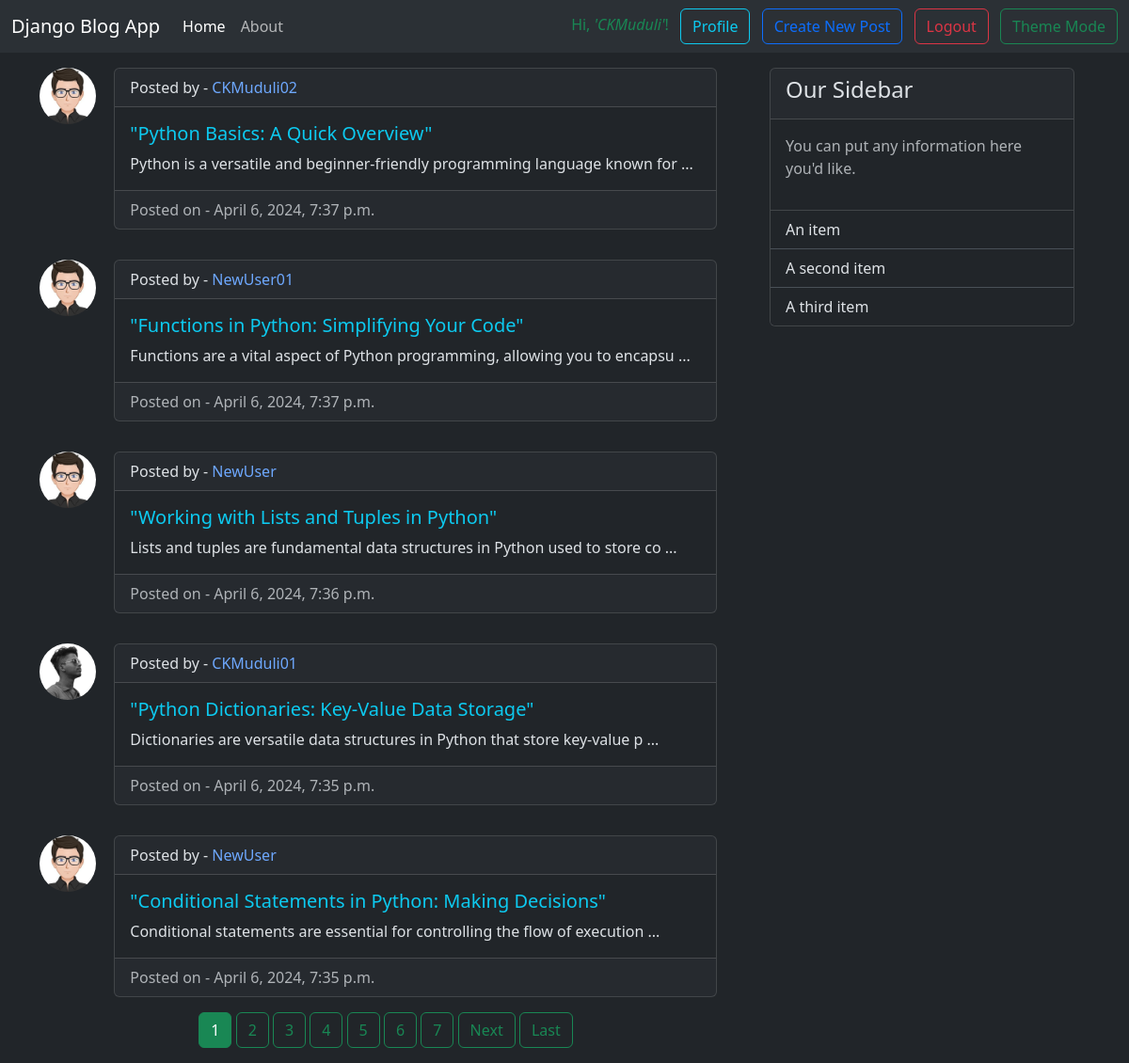
The app's page / (signed in) with its own data.
### blog/models.py (models this page shows, shortened)
class Post(models.Model):
    title = models.CharField(max_length=150)
    content = models.TextField()
    date_posted = models.DateTimeField(default=datetime.datetime.now)
    author = models.ForeignKey(User, on_delete=models.CASCADE)
    def get_short_content(self, max_length=75):
        if len(self.content) <= max_length:
            return self.content
        return f"{self.content[:max_length]} ..."

### users/models.py (models this page shows, shortened)
class Profile(models.Model):
    user = models.OneToOneField(on_delete=models.CASCADE, to=User)
    bio = models.CharField(max_length=100, null=True, blank=True)
    image = models.ImageField(default='default.jpg', upload_to='profile_pics')
    profession = models.CharField(null=True, blank=True, max_length=40)
    about_me = models.TextField(null=True, blank=True)

### blog/views.py (the view)
# urls.py: path('', PostListView.as_view(), name='blog-index'),
class PostListView(LoginRequiredMixin, ListView):
    model = Post
    template_name = 'blog/index.html'  # <appName>/<model>_<viewType>.html
    context_object_name = 'posts'
    ordering = ['-date_posted']
    paginate_by = 5

### blog/templates/blog/index.html (shortened to what this page needs)
{% extends "base.html" %}
{% block navButtons %}
    <a type="button" class="btn btn-outline-info me-2" href="{% url 'profile' %}">Profile</a>
    <a type="button" class="btn btn-outline-primary me-2" href="{% url 'blog-post-create' %}">Create New Post</a>
{% endblock %}
{% block content %}
    {% for post in posts %}
        <div class="row">
            <div class="col-md-1">
                <img class="rounded-circle mt-3" src="{{ post.author.profile.image.url }}" alt="img" width="60px"
                     height="60px">
            </div>
            <div class="col-md-11">
                <div class="card m-3">
                    <div class="card-header">
                        Posted by - <a class="text-decoration-none" href="{% url 'user-posts' post.author.username %}">{{ post.author }}</a>
                    </div>
                    <div class="card-body">
                        <h5 class="card-title"><a class="text-decoration-none link-info" href="{% url 'blog-post-detail' post.id %}">{{ post.title }}</a></h5>
                        <p class="card-text">{{ post.get_short_content }}</p>
                    </div>
                    <div class="card-footer text-body-secondary">
                        Posted on - {{ post.date_posted }}
                    </div>
                </div>
            </div>
        </div>
    {% endfor %}
    <div class="container text-center">
        {% if is_paginated %}
            {% for num in page_obj.paginator.page_range %}
                {% if page_obj.number == num %}
                    <a class="btn btn-success mb-3" href="?page={{ num }}">{{ num }}</a>
                {% elif num > page_obj.number|add:'-3' or num > page_obj.number|add:'+3' %}
                    <a class="btn btn-outline-success mb-3" href="?page={{ num }}">{{ num }}</a>
                {% endif %}
            {% endfor %}
            {% if page_obj.has_next %}
                <a class="btn btn-outline-success mb-3" href="?page={{ page_obj.next_page_number }}">Next</a>
                <a class="btn btn-outline-success mb-3" href="?page={{ page_obj.paginator.num_pages }}">Last</a>
            {% endif %}
        {% endif %}
    </div>
{% endblock %}

### blog/templates/base.html (shortened to what this page needs)
{% load static %}
<!doctype html>
<html lang="en" data-bs-theme="dark">
<head>
    <link href="https://cdn.jsdelivr.net/npm/bootstrap@5.3.3/dist/css/bootstrap.min.css" rel="stylesheet"
>
</head>
<body>
<header>
    <nav class="navbar navbar-expand-md sticky-top bg-body-tertiary">
        <div class="container-fluid">
            <a class="navbar-brand" href="#">Django Blog App</a>
            <div class="collapse navbar-collapse" id="navbarCollapse">
                <ul class="navbar-nav me-auto mb-2 mb-md-0">
                    <li class="nav-item">
                        <a class="nav-link active" aria-current="page" href="{% url 'blog-index' %}">Home</a>
                    </li>
                    <li class="nav-item">
                        <a class="nav-link" href="{% url 'blog-about' %}">About</a>
                    </li>
                </ul>
                <div class="text-end">
                    {% if user.is_authenticated %}
                        <p class="d-inline me-2 text-success">Hi, <i>'{{ user.username }}'</i>!</p>
                        {% block navButtons %}
                        {% endblock %}
                        <form action="{% url 'logout' %}" method="post" class="d-inline">
                            <button type="submit" class="btn btn-outline-danger me-2">Logout</button>
                        </form>
                    {% else %}
                        <p class="d-inline me-2 text-danger">You are not logged in! </p>
                        <a type="button" class="btn btn-outline-primary me-2" href="{% url 'login' %}">Login</a>
                        <a type="button" class="btn btn-outline-info me-2" href="{% url 'register' %}">Register</a>
                    {% endif %}
                    <button type="button" class="btn btn-outline-success" id="btn">Theme Mode</button>
                </div>
            </div>
        </div>
    </nav>
</header>
<main role="main" class="container">
    <div class="row">
        <div class="col-md-8">
            {% block content %}
            {% endblock %}
        </div>
        <div class="col-md-4">
            <div class="card m-3">
                <div class="card-header">
                    <h4>Our Sidebar</h4>
                </div>
                <div class="card-body"><p class="text-muted">You can put any information here you'd like.</p></div>
                <ul class="list-group list-group-flush">
                    <li class="list-group-item">An item</li>
                    <li class="list-group-item">A second item</li>
                    <li class="list-group-item">A third item</li>
                </ul>
            </div>
        </div>
    </div>
</main>
</body>
</html>

### records on screen
Post: author.profile.image (placeholder picture), author "CKMuduli02", title "\"Python Basics: A Quick Overview\"", get_short_content "Python is a versatile and beginner-friendly programming language known for ...", date_posted "April 6, 2024, 7:37 p.m."
Post: author.profile.image (placeholder picture), author "NewUser01", title "\"Functions in Python: Simplifying Your Code\"", get_short_content "Functions are a vital aspect of Python programming, allowing you to encapsu ...", date_posted "April 6, 2024, 7:37 p.m."
Post: author.profile.image (placeholder picture), author "NewUser", title "\"Working with Lists and Tuples in Python\"", get_short_content "Lists and tuples are fundamental data structures in Python used to store co ...", date_posted "April 6, 2024, 7:36 p.m."
Post: author.profile.image (picture), author "CKMuduli01", title "\"Python Dictionaries: Key-Value Data Storage\"", get_short_content "Dictionaries are versatile data structures in Python that store key-value p ...", date_posted "April 6, 2024, 7:35 p.m."
Post: author.profile.image (placeholder picture), author "NewUser", title "\"Conditional Statements in Python: Making Decisions\"", get_short_content "Conditional statements are essential for controlling the flow of execution ...", date_posted "April 6, 2024, 7:35 p.m."

### other values on screen
{{ user.username }} "CKMuduli"
{{ num }} "1"
{{ num }} "2" "3" "4" "5" "6" "7"
